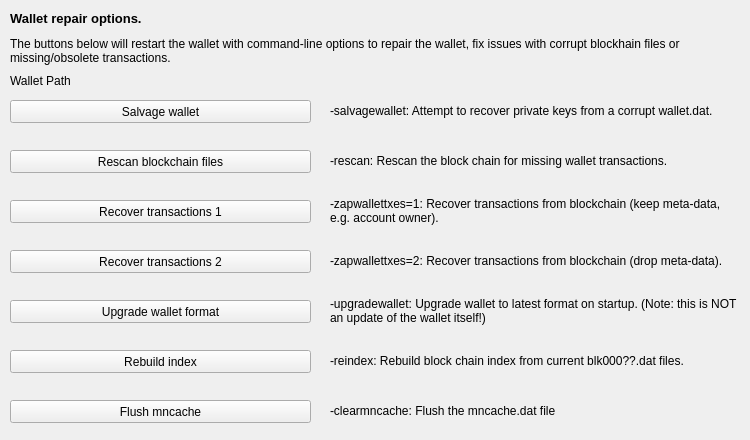
     <widget class="QWidget" name="tab_repair">
      <attribute name="title">
       <string>&amp;Wallet Repair</string>
      </attribute>
      <widget class="QPushButton" name="btn_salvagewallet">
       <property name="geometry">
        <rect>
         <x>10</x>
         <y>100</y>
         <width>301</width>
         <height>23</height>
        </rect>
       </property>
       <property name="minimumSize">
        <size>
         <width>180</width>
         <height>23</height>
        </size>
       </property>
       <property name="text">
        <string>Salvage wallet</string>
       </property>
      </widget>
      <widget class="QPushButton" name="btn_rescan">
       <property name="geometry">
        <rect>
         <x>10</x>
         <y>150</y>
         <width>301</width>
         <height>23</height>
        </rect>
       </property>
       <property name="minimumSize">
        <size>
         <width>180</width>
         <height>23</height>
        </size>
       </property>
       <property name="text">
        <string>Rescan blockchain files</string>
       </property>
      </widget>
      <widget class="QPushButton" name="btn_zapwallettxes1">
       <property name="geometry">
        <rect>
         <x>10</x>
         <y>200</y>
         <width>301</width>
         <height>23</height>
        </rect>
       </property>
       <property name="minimumSize">
        <size>
         <width>180</width>
         <height>23</height>
        </size>
       </property>
       <property name="text">
        <string>Recover transactions 1</string>
       </property>
      </widget>
      <widget class="QPushButton" name="btn_zapwallettxes2">
       <property name="geometry">
        <rect>
         <x>10</x>
         <y>250</y>
         <width>301</width>
         <height>23</height>
        </rect>
       </property>
       <property name="minimumSize">
        <size>
         <width>180</width>
         <height>23</height>
        </size>
       </property>
       <property name="text">
        <string>Recover transactions 2</string>
       </property>
      </widget>
      <widget class="QPushButton" name="btn_upgradewallet">
       <property name="geometry">
        <rect>
         <x>10</x>
         <y>300</y>
         <width>301</width>
         <height>23</height>
        </rect>
       </property>
       <property name="minimumSize">
        <size>
         <width>180</width>
         <height>23</height>
        </size>
       </property>
       <property name="text">
        <string>Upgrade wallet format</string>
       </property>
      </widget>
      <widget class="QLabel" name="label_repair_helptext">
       <property name="geometry">
        <rect>
         <x>10</x>
         <y>30</y>
         <width>711</width>
         <height>41</height>
        </rect>
       </property>
       <property name="font">
        <font>
         <weight>50</weight>
         <bold>false</bold>
        </font>
       </property>
       <property name="text">
        <string>The buttons below will restart the wallet with command-line options to repair the wallet, fix issues with corrupt blockhain files or missing/obsolete transactions.</string>
       </property>
       <property name="wordWrap">
        <bool>true</bool>
       </property>
      </widget>
      <widget class="QLabel" name="label_repair_salvage">
       <property name="geometry">
        <rect>
         <x>330</x>
         <y>90</y>
         <width>411</width>
         <height>41</height>
        </rect>
       </property>
       <property name="text">
        <string>-salvagewallet: Attempt to recover private keys from a corrupt wallet.dat.</string>
       </property>
       <property name="wordWrap">
        <bool>true</bool>
       </property>
      </widget>
      <widget class="QLabel" name="label_repair_rescan">
       <property name="geometry">
        <rect>
         <x>330</x>
         <y>140</y>
         <width>411</width>
         <height>41</height>
        </rect>
       </property>
       <property name="text">
        <string>-rescan: Rescan the block chain for missing wallet transactions.</string>
       </property>
       <property name="wordWrap">
        <bool>true</bool>
       </property>
      </widget>
      <widget class="QLabel" name="label_repair_zap1">
       <property name="geometry">
        <rect>
         <x>330</x>
         <y>190</y>
         <width>411</width>
         <height>41</height>
        </rect>
       </property>
       <property name="text">
        <string>-zapwallettxes=1: Recover transactions from blockchain (keep meta-data, e.g. account owner).</string>
       </property>
       <property name="wordWrap">
        <bool>true</bool>
       </property>
      </widget>
      <widget class="QLabel" name="label_repair_zap2">
       <property name="geometry">
        <rect>
         <x>330</x>
         <y>240</y>
         <width>411</width>
         <height>41</height>
        </rect>
       </property>
       <property name="text">
        <string>-zapwallettxes=2: Recover transactions from blockchain (drop meta-data).</string>
       </property>
       <property name="wordWrap">
        <bool>true</bool>
       </property>
      </widget>
      <widget class="QLabel" name="label_repair_upgrade">
       <property name="geometry">
        <rect>
         <x>330</x>
         <y>290</y>
         <width>411</width>
         <height>41</height>
        </rect>
       </property>
       <property name="text">
        <string>-upgradewallet: Upgrade wallet to latest format on startup. (Note: this is NOT an update of the wallet itself!)</string>
       </property>
       <property name="wordWrap">
        <bool>true</bool>
       </property>
      </widget>
      <widget class="QLabel" name="label_repair_header">
       <property name="geometry">
        <rect>
         <x>10</x>
         <y>10</y>
         <width>711</width>
         <height>16</height>
        </rect>
       </property>
       <property name="font">
        <font>
         <pointsize>10</pointsize>
         <weight>75</weight>
         <bold>true</bold>
        </font>
       </property>
       <property name="text">
        <string>Wallet repair options.</string>
       </property>
       <property name="wordWrap">
        <bool>true</bool>
       </property>
      </widget>
      <widget class="QPushButton" name="btn_reindex">
       <property name="geometry">
        <rect>
         <x>10</x>
         <y>350</y>
         <width>301</width>
         <height>23</height>
        </rect>
       </property>
       <property name="text">
        <string>Rebuild index</string>
       </property>
      </widget>
      <widget class="QLabel" name="label_repair_reindex">
       <property name="geometry">
        <rect>
         <x>330</x>
         <y>340</y>
         <width>411</width>
         <height>41</height>
        </rect>
       </property>
       <property name="text">
        <string>-reindex: Rebuild block chain index from current blk000??.dat files.</string>
       </property>
       <property name="wordWrap">
        <bool>true</bool>
       </property>
      </widget>
      <widget class="QLabel" name="wallet_path">
       <property name="geometry">
        <rect>
         <x>10</x>
         <y>70</y>
         <width>731</width>
         <height>21</height>
        </rect>
       </property>
       <property name="text">
        <string>Wallet Path</string>
       </property>
      </widget>
      <widget class="QPushButton" name="btn_flashmncache">
       <property name="geometry">
        <rect>
         <x>10</x>
         <y>400</y>
         <width>301</width>
         <height>23</height>
        </rect>
       </property>
       <property name="text">
        <string>Flush mncache</string>
       </property>
      </widget>
      <widget class="QLabel" name="label_flush_mncache">
       <property name="geometry">
        <rect>
         <x>330</x>
         <y>390</y>
         <width>411</width>
         <height>41</height>
        </rect>
       </property>
       <property name="text">
        <string>-clearmncache: Flush the mncache.dat file </string>
       </property>
       <property name="wordWrap">
        <bool>true</bool>
       </property>
      </widget>
     </widget>
